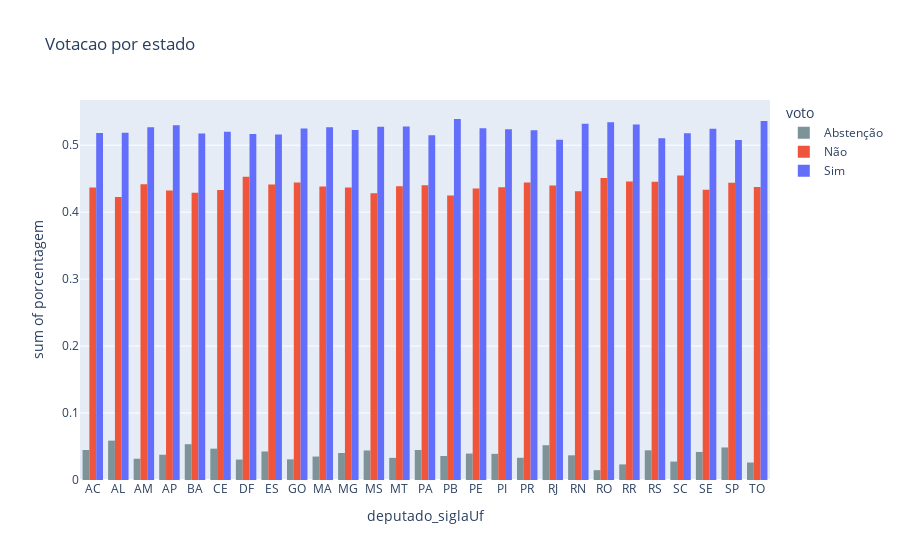

Write notebook code for a chart like this one.
### Code cell
fig = px.histogram(
    estados_df,
    title="Votacao por estado",
    x="deputado_siglaUf",
    y="porcentagem",
    color="voto",
    color_discrete_map={
        "Sim": 'rgb(99, 110, 250)',
        "Não": 'rgb(239, 85, 59)',
        "Abstenção": 'rgb(125, 147, 152)'
    },
    barmode="group",
)
fig.show()

### Figure 1 — Plotly figure (JSON) as saved in the notebook; plotly's stock layout.template omitted (floating-point values rounded to 4 significant figures)
{"data": [{"alignmentgroup": "True", "bingroup": "x", "histfunc": "sum", "hovertemplate": "voto=Abstenção<br>deputado_siglaUf=%{x}<br>sum of porcentagem=%{y}<extra></extra>", "legendgroup": "Abstenção", "marker": {"color": "rgb(125, 147, 152)", "pattern": {"shape": ""}}, "name": "Abstenção", "offsetgroup": "Abstenção", "orientation": "v", "showlegend": true, "type": "histogram", "x": ["AC", "AL", "AM", "AP", "BA", "CE", "DF", "ES", "GO", "MA", "MG", "MS", "MT", "PA", "PB", "PE", "PI", "PR", "RJ", "RN", "RO", "RR", "RS", "SC", "SE", "SP", "TO"], "xaxis": "x", "y": [0.04482, 0.05879, 0.03179, 0.03774, 0.05347, 0.0468, 0.03049, 0.0426, 0.03084, 0.03501, 0.04033, 0.0441, 0.03305, 0.04485, 0.03587, 0.03947, 0.03906, 0.03319, 0.05197, 0.03684, 0.01469, 0.0233, 0.04432, 0.02754, 0.04192, 0.0486, 0.02613], "yaxis": "y"}, {"alignmentgroup": "True", "bingroup": "x", "histfunc": "sum", "hovertemplate": "voto=Não<br>deputado_siglaUf=%{x}<br>sum of porcentagem=%{y}<extra></extra>", "legendgroup": "Não", "marker": {"color": "rgb(239, 85, 59)", "pattern": {"shape": ""}}, "name": "Não", "offsetgroup": "Não", "orientation": "v", "showlegend": true, "type": "histogram", "x": ["AC", "AL", "AM", "AP", "BA", "CE", "DF", "ES", "GO", "MA", "MG", "MS", "MT", "PA", "PB", "PE", "PI", "PR", "RJ", "RN", "RO", "RR", "RS", "SC", "SE", "SP", "TO"], "xaxis": "x", "y": [0.4368, 0.4227, 0.4416, 0.4325, 0.429, 0.4331, 0.4528, 0.4415, 0.4444, 0.4382, 0.4369, 0.4283, 0.4389, 0.4403, 0.425, 0.4352, 0.4371, 0.4445, 0.44, 0.4311, 0.4512, 0.4458, 0.4453, 0.4548, 0.4335, 0.4437, 0.4376], "yaxis": "y"}, {"alignmentgroup": "True", "bingroup": "x", "histfunc": "sum", "hovertemplate": "voto=Sim<br>deputado_siglaUf=%{x}<br>sum of porcentagem=%{y}<extra></extra>", "legendgroup": "Sim", "marker": {"color": "rgb(99, 110, 250)", "pattern": {"shape": ""}}, "name": "Sim", "offsetgroup": "Sim", "orientation": "v", "showlegend": true, "type": "histogram", "x": ["AC", "AL", "AM", "AP", "BA", "CE", "DF", "ES", "GO", "MA", "MG", "MS", "MT", "PA", "PB", "PE", "PI", "PR", "RJ", "RN", "RO", "RR", "RS", "SC", "SE", "SP", "TO"], "xaxis": "x", "y": [0.5184, 0.5185, 0.5266, 0.5298, 0.5175, 0.5201, 0.5168, 0.5159, 0.5248, 0.5268, 0.5227, 0.5276, 0.5281, 0.5148, 0.5391, 0.5253, 0.5239, 0.5223, 0.508, 0.532, 0.5341, 0.5309, 0.5104, 0.5177, 0.5245, 0.5077, 0.5362], "yaxis": "y"}], "layout": {"barmode": "group", "legend": {"title": {"text": "voto"}, "tracegroupgap": 0}, "title": {"text": "Votacao por estado"}, "xaxis": {"anchor": "y", "domain": [0, 1], "title": {"text": "deputado_siglaUf"}}, "yaxis": {"anchor": "x", "domain": [0, 1], "title": {"text": "sum of porcentagem"}}}}
